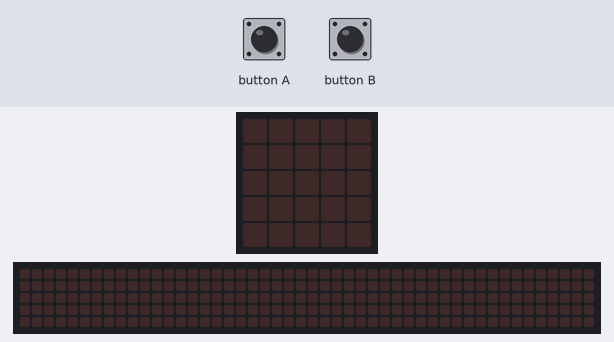
Recording of a program running on a simulated BBC micro:bit running MicroPython. Shown: the board's 5×5 LED display, a strip that is not on the board, showing the scrolling text unrolled. The test bench sets the inputs (shaded band). The 48×5 strip is a reading aid, not a part: it shows the text the display is scrolling, unrolled, one strip-width of it at a time.

Above: at 1.2 s.
1.3 s: button A pressed for 0.15 s
At 1.7 s:
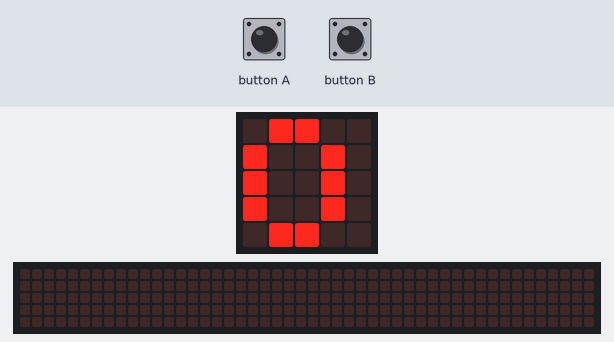
2.9 s: button A pressed for 1 s
At 5.6 s:
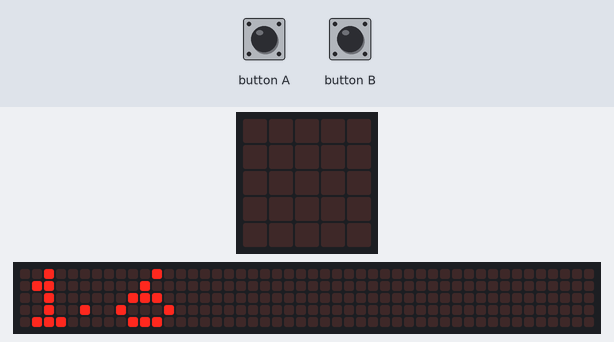
5.9 s: button B pressed for 0.15 s
At 9.6 s:
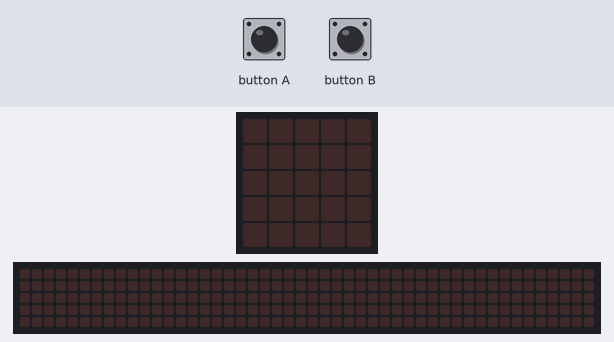
Timing chart, 0 to 11.1 s (numbered marks = the images above; inputs shaded):
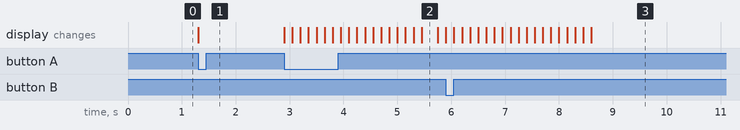

The program:

timer.py
```python
#stopwatch
#a starts and stops watch
#b displays all recorded times
#and resets
from microbit import *

strtTime = 0
stopped = []
while True:
    if button_a.was_pressed():
        if not strtTime == 0:
            rt = running_time()
            secs = (rt-strtTime) // 1000
            secs100 = (rt - strtTime - secs* 1000)//100
            display.scroll(str(secs)+'.'+str(secs100), wait = False, loop = True)
            stopped.append(str(secs)+'.'+str(secs100))
        else:
            strtTime = running_time()
            display.show('0')
    if button_b.was_pressed():
        display.scroll(','.join(stopped), wait = False)
        stopped = []
        strtTime = 0
```

Measured:
- after the input at 1.3 s, the display: changes at once (image 1)
- after the input at 2.9 s, the display: changes at once (image 2)
